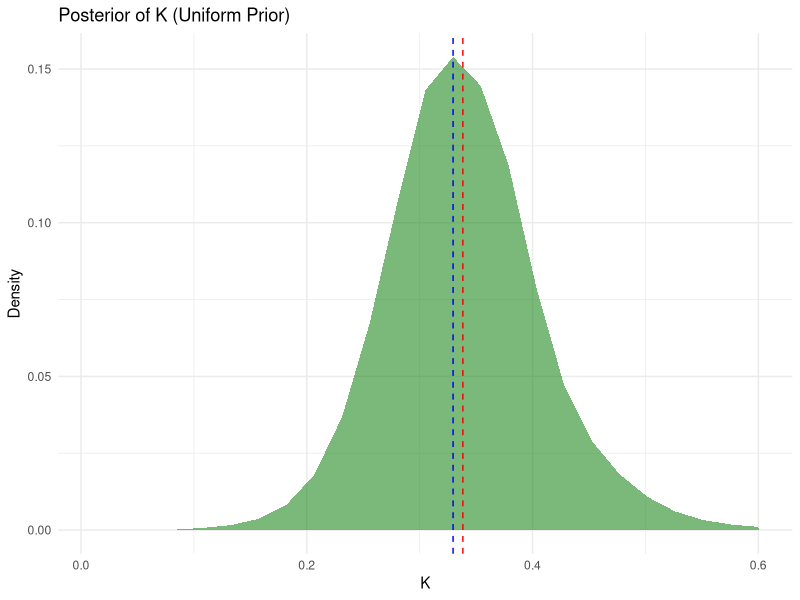
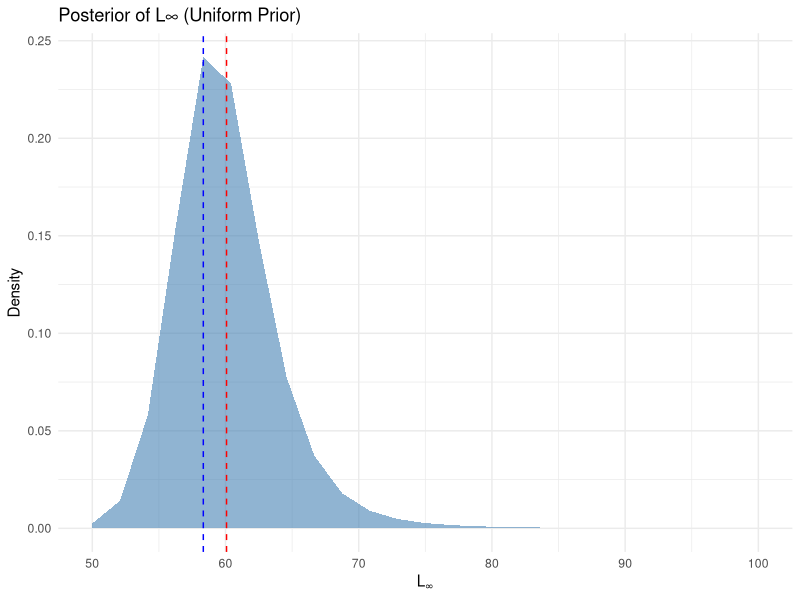
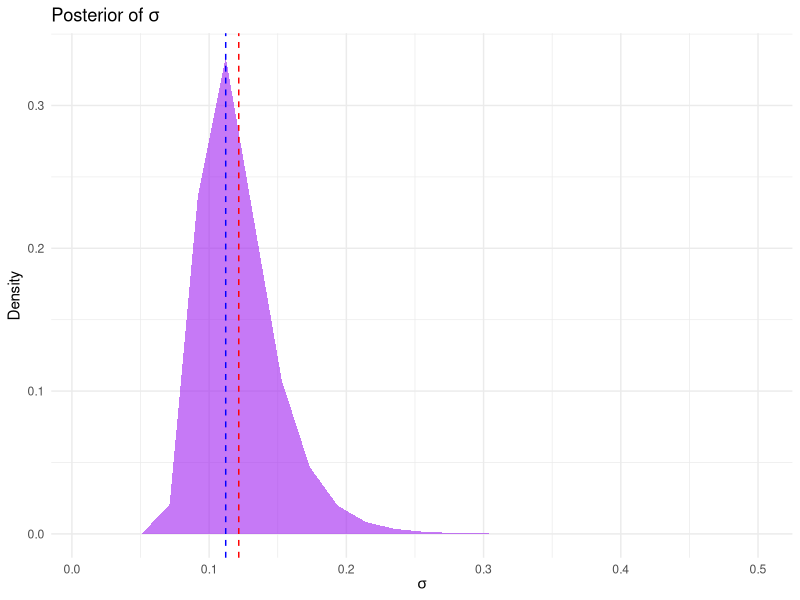
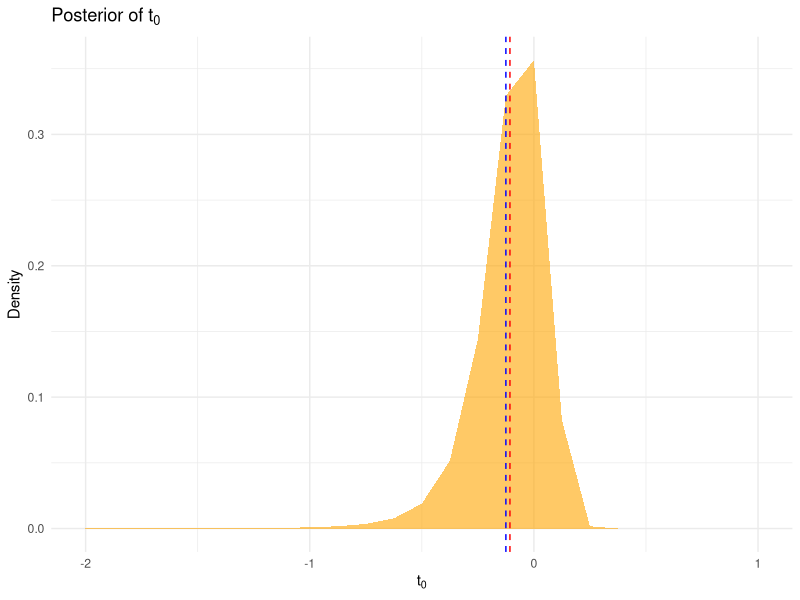

Here is the R script that generated these plots, in order: (Note: this script raises an error after producing the figures.)
# ===== 第一題：Uniform Prior =====
library(dplyr)
library(ggplot2)

# 原始資料
age <- c(0.5, 1, 1.5, 2, 3.3, 4.3, 5.3, 6.3, 7.3, 8.3, 9.3, 10.3, 11.3, 12.3, 14)
length <- c(10.67, 15.81, 26.63, 32.29, 39.85, 47.03, 43.65, 65.15, 49.68, 53.97, 
            52.69, 55.98, 53.51, 61.32, 67.56)
n <- length(age)

# 定義參數範圍
Lmax_grid <- seq(50, 100, length.out = 25)
K_grid <- seq(0.01, 0.6, length.out = 25)
t0_grid <- seq(-2, 1, length.out = 25)
sigma_grid <- seq(0.01, 0.5, length.out = 25)

# 建立參數組合網格
grid_result_1 <- expand.grid(Lmax = Lmax_grid, K = K_grid, t0 = t0_grid, sigma = sigma_grid)
log_posterior_1 <- numeric(nrow(grid_result_1))

# 計算對數似然
for(i in seq_len(nrow(grid_result_1))) {
  Lmax <- grid_result_1$Lmax[i]
  K <- grid_result_1$K[i]
  t0 <- grid_result_1$t0[i]
  sigma <- grid_result_1$sigma[i]
  
  L_hat <- Lmax * (1 - exp(-K * (age - t0)))
  L_hat[L_hat <= 0] <- 1e-6  # 避免 log 為負
  
  log_l <- -sum((log(length) - log(L_hat))^2) / (2 * sigma^2) - n * log(sigma)
  log_posterior_1[i] <- log_l
}

# 標準化為 posterior
posterior_1 <- exp(log_posterior_1 - max(log_posterior_1))
posterior_1 <- posterior_1 / sum(posterior_1)
grid_result_1$posterior <- posterior_1

# Marginal posterior summaries
marginal_Lmax_1 <- grid_result_1 %>% 
  group_by(Lmax) %>% 
  summarise(posterior = sum(posterior))
mean_Lmax_1 <- sum(marginal_Lmax_1$Lmax * marginal_Lmax_1$posterior)
median_Lmax_1 <- marginal_Lmax_1$Lmax[which.min(abs(cumsum(marginal_Lmax_1$posterior) - 0.5))]

marginal_K_1 <- grid_result_1 %>% group_by(K) %>% summarise(posterior = sum(posterior))
mean_K_1 <- sum(marginal_K_1$K * marginal_K_1$posterior)
median_K_1 <- marginal_K_1$K[which.min(abs(cumsum(marginal_K_1$posterior) - 0.5))]

marginal_t0_1 <- grid_result_1 %>% group_by(t0) %>% summarise(posterior = sum(posterior))
mean_t0_1 <- sum(marginal_t0_1$t0 * marginal_t0_1$posterior)
median_t0_1 <- marginal_t0_1$t0[which.min(abs(cumsum(marginal_t0_1$posterior) - 0.5))]

marginal_sigma_1 <- grid_result_1 %>% group_by(sigma) %>% summarise(posterior = sum(posterior))
mean_sigma_1 <- sum(marginal_sigma_1$sigma * marginal_sigma_1$posterior)
median_sigma_1 <- marginal_sigma_1$sigma[which.min(abs(cumsum(marginal_sigma_1$posterior) - 0.5))]

# Lmax 圖（Uniform Prior + Posterior）
p_Lmax_1 <- ggplot(marginal_Lmax_1, aes(x = Lmax, y = posterior)) +
  geom_area(fill = "steelblue", alpha = 0.6) +
  geom_vline(xintercept = mean_Lmax_1, color = "red", linetype = "dashed") +
  geom_vline(xintercept = median_Lmax_1, color = "blue", linetype = "dashed") +
  labs(title = "Posterior of L∞ (Uniform Prior)", x = expression(L[infinity]), y = "Density") +
  theme_minimal()

# K 圖
p_K_1 <- ggplot(marginal_K_1, aes(x = K, y = posterior)) +
  geom_area(fill = "forestgreen", alpha = 0.6) +
  geom_vline(xintercept = mean_K_1, color = "red", linetype = "dashed") +
  geom_vline(xintercept = median_K_1, color = "blue", linetype = "dashed") +
  labs(title = "Posterior of K (Uniform Prior)", x = "K", y = "Density") +
  theme_minimal()

# t0 圖
p_t0_1 <- ggplot(marginal_t0_1, aes(x = t0, y = posterior)) +
  geom_area(fill = "orange", alpha = 0.6) +
  geom_vline(xintercept = mean_t0_1, color = "red", linetype = "dashed") +
  geom_vline(xintercept = median_t0_1, color = "blue", linetype = "dashed") +
  labs(title = expression("Posterior of " * t[0]), x = expression(t[0]), y = "Density") +
  theme_minimal()

# sigma 圖
p_sigma_1 <- ggplot(marginal_sigma_1, aes(x = sigma, y = posterior)) +
  geom_area(fill = "purple", alpha = 0.6) +
  geom_vline(xintercept = mean_sigma_1, color = "red", linetype = "dashed") +
  geom_vline(xintercept = median_sigma_1, color = "blue", linetype = "dashed") +
  labs(title = expression("Posterior of " * sigma), x = expression(sigma), y = "Density") +
  theme_minimal()

(p_Lmax_1 | p_K_1) / (p_t0_1 | p_sigma_1)

# ===== 第二題：Correlated Normal Prior =====
library(mvtnorm)
library(patchwork)

# 建立參數網格
grid_result_2 <- expand.grid(Lmax = Lmax_grid, K = K_grid, t0 = t0_grid, sigma = sigma_grid)

# prior 參數
mu <- c(86, 0.13)
Sigma <- matrix(c(10^2, -0.6 * 10 * 0.02, -0.6 * 10 * 0.02, 0.02^2), nrow = 2)

# posterior 計算
log_posterior_2 <- numeric(nrow(grid_result_2))

for(i in seq_len(nrow(grid_result_2))) {
  Lmax <- grid_result_2$Lmax[i]
  K <- grid_result_2$K[i]
  t0 <- grid_result_2$t0[i]
  sigma <- grid_result_2$sigma[i]
  
  L_hat <- Lmax * (1 - exp(-K * (age - t0)))
  L_hat[L_hat <= 0] <- 1e-6
  
  log_l <- -sum((log(length) - log(L_hat))^2) / (2 * sigma^2) - n * log(sigma)
  log_prior_Lmax_K <- dmvnorm(c(Lmax, K), mean = mu, sigma = Sigma, log = TRUE)
  log_prior_t0 <- ifelse(t0 >= -2 & t0 <= 1, 0, -Inf)
  log_prior_sigma <- ifelse(sigma >= 0.01 & sigma <= 0.5, 0, -Inf)
  
  log_posterior_2[i] <- log_l + log_prior_Lmax_K + log_prior_t0 + log_prior_sigma
}

posterior_2 <- exp(log_posterior_2 - max(log_posterior_2))
posterior_2 <- posterior_2 / sum(posterior_2)
grid_result_2$posterior <- posterior_2

# Marginal posteriors
marginal_Lmax_2 <- grid_result_2 %>% 
  group_by(Lmax) %>% 
  summarise(posterior = sum(posterior))
mean_Lmax_2 <- sum(marginal_Lmax_2$Lmax * marginal_Lmax_2$posterior)
median_Lmax_2 <- marginal_Lmax_2$Lmax[which.min(abs(cumsum(marginal_Lmax_2$posterior) - 0.5))]

marginal_K_2 <- grid_result_2 %>% group_by(K) %>% summarise(posterior = sum(posterior))
mean_K_2 <- sum(marginal_K_2$K * marginal_K_2$posterior)
median_K_2 <- marginal_K_2$K[which.min(abs(cumsum(marginal_K_2$posterior) - 0.5))]

marginal_t0_2 <- grid_result_2 %>% group_by(t0) %>% summarise(posterior = sum(posterior))
mean_t0_2 <- sum(marginal_t0_2$t0 * marginal_t0_2$posterior)
median_t0_2 <- marginal_t0_2$t0[which.min(abs(cumsum(marginal_t0_2$posterior) - 0.5))]

marginal_sigma_2 <- grid_result_2 %>% group_by(sigma) %>% summarise(posterior = sum(posterior))
mean_sigma_2 <- sum(marginal_sigma_2$sigma * marginal_sigma_2$posterior)
median_sigma_2 <- marginal_sigma_2$sigma[which.min(abs(cumsum(marginal_sigma_2$posterior) - 0.5))]
# ====== 畫圖 ======

# Lmax Posterior with Prior
p_Lmax_2 <- ggplot(marginal_Lmax_2, aes(x = Lmax, y = posterior)) +
  geom_area(fill = "steelblue", alpha = 0.6) +
  geom_vline(xintercept = mean_Lmax_2, color = "red", linetype = "dashed") +
  geom_vline(xintercept = median_Lmax_2, color = "blue", linetype = "dashed") +
  labs(title = "Posterior of L∞", x = expression(L[infinity]), y = "Density") +
  theme_minimal()

# K Posterior with Prior
p_K_2 <- ggplot(marginal_K_2, aes(x = K, y = posterior)) +
  geom_area(fill = "forestgreen", alpha = 0.6) +
  geom_vline(xintercept = mean_K_2, color = "red", linetype = "dashed") +
  geom_vline(xintercept = median_K_2, color = "blue", linetype = "dashed") +
  labs(title = "Posterior of K", x = "K", y = "Density") +
  theme_minimal()

# t0 Posterior
p_t0_2 <- ggplot(marginal_t0_2, aes(x = t0, y = posterior)) +
  geom_area(fill = "orange", alpha = 0.6) +
  geom_vline(xintercept = mean_t0_2, color = "red", linetype = "dashed") +
  geom_vline(xintercept = median_t0_2, color = "blue", linetype = "dashed") +
  labs(title = expression("Posterior of " * t[0]), x = expression(t[0]), y = "Density") +
  theme_minimal()

# sigma Posterior
p_sigma_2 <- ggplot(marginal_sigma_2, aes(x = sigma, y = posterior)) +
  geom_area(fill = "purple", alpha = 0.6) +
  geom_vline(xintercept = mean_sigma_2, color = "red", linetype = "dashed") +
  geom_vline(xintercept = median_sigma_2, color = "blue", linetype = "dashed") +
  labs(title = expression("Posterior of " * sigma), x = expression(sigma), y = "Density") +
  theme_minimal()

# 排版
(p_Lmax_2 | p_K_2) / (p_t0_2 | p_sigma_2)

joint_grid <- expand.grid(Lmax = Lmax_seq, K = K_seq)
joint_grid$density <- dmvnorm(cbind(joint_grid$Lmax, joint_grid$K), 
                              mean = mu, sigma = Sigma)

p_joint <- ggplot(joint_grid, aes(x = Lmax, y = K, fill = density)) +
  geom_raster() +
  scale_fill_viridis_c() +
  labs(title = "Joint Prior of Linf & K", x = expression(L[infinity]), y = "K") +
  theme_minimal()

p_Lmax_prior <- ggplot(marginal_Lmax_prior, aes(x = Lmax, y = density)) +
  geom_area(fill = "gray60") +
  labs(title = "Marginal Prior of L∞", x = expression(L[infinity]), y = "Density") +
  theme_minimal()

p_K_prior <- ggplot(marginal_K_prior, aes(x = K, y = density)) +
  geom_area(fill = "gray60") +
  coord_flip() +
  labs(title = "Marginal Prior of K", x = "K", y = "Density") +
  theme_minimal()

layout <- "
B#
AC
"

p_joint + p_Lmax_prior + p_K_prior + plot_layout(design = layout)
